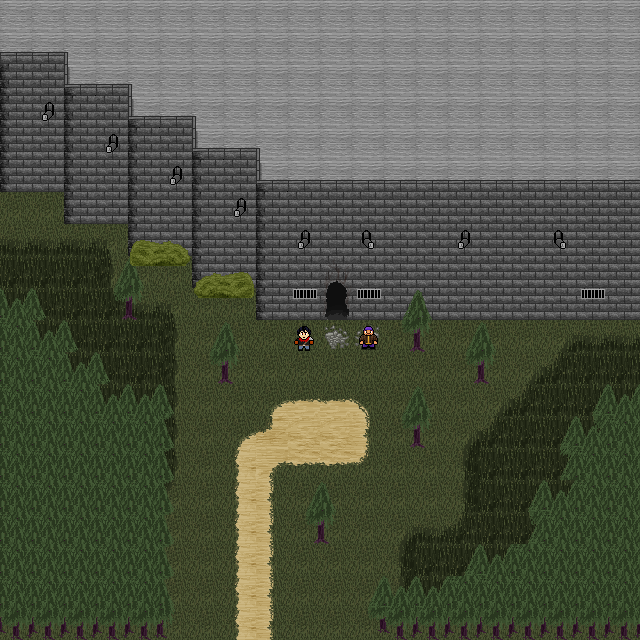

A level layout from a 2D game, rendered from its tile map. Below: a short description, then the map file with tile-grid data replaced by summaries:
An orthogonal 20x20 tile map with 32x32 px tiles, 5 tile layers (Ground Layer, Ground Layer 2, Player Layer, Wall Layer, ...), 3 tilesets.

<map version="1.0" orientation="orthogonal" renderorder="right-down" width="20" height="20" tilewidth="32" tileheight="32" nextobjectid="1">
 <tileset firstgid="1" name="Crimsonwood" tilewidth="32" tileheight="32">
  <image source="../Tilesets/Crimsonwood.png" width="480" height="800" />
 </tileset>
 <tileset firstgid="376" name="Bullithrumble" tilewidth="32" tileheight="32">
  <image source="../Sprites/Bullithrumble.png" width="96" height="128" />
 </tileset>
 <tileset firstgid="388" name="Leon2" tilewidth="32" tileheight="32">
  <image source="../Sprites/Leon2.png" width="96" height="128" />
 </tileset>
 <layer name="Ground Layer" width="20" height="20">
  <data>[400 cells, 400 non-empty, 2 distinct tile ids]</data>
 </layer>
 <layer name="Ground Layer 2" width="20" height="20">
  <data>[400 cells, 101 non-empty, 20 distinct tile ids]</data>
 </layer>
 <layer name="Player Layer" width="20" height="20">
  <data>[400 cells, 4 non-empty, 3 distinct tile ids]</data>
 </layer>
 <layer name="Wall Layer" width="20" height="20">
  <data>[400 cells, 193 non-empty, 15 distinct tile ids]</data>
 </layer>
 <layer name="Wall Decoration" width="20" height="20">
  <data>[400 cells, 53 non-empty, 15 distinct tile ids]</data>
 </layer>
</map>
